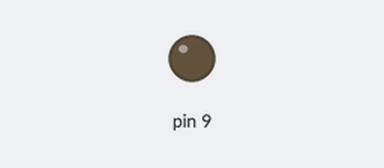
Bench run of a sketch on a simulated Arduino Uno, built with avr-gcc and run on an emulated ATmega328P. On the bench: output pins drawn as LEDs (lit = HIGH).

Above: at 1.5 s.
At 3.5 s:
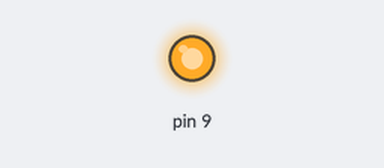
Timing chart, 0 to 5.3 s (numbered marks = the images above):
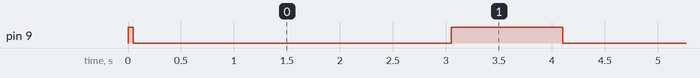

The sketch:

Relay.ino
```cpp
void setup() {
  // put your setup code here, to run once:
pinMode(9, OUTPUT);
digitalWrite(9, HIGH);
}

void loop() {
  // put your main code here, to run repeatedly:
digitalWrite(9, HIGH);
delay(50);
digitalWrite(9, LOW);
delay(3000);
digitalWrite(9, HIGH);
delay(1000);
}
```

Measured:
- by itself, pin 9: alternates HIGH for 1.1 s and LOW for 3.0 s
